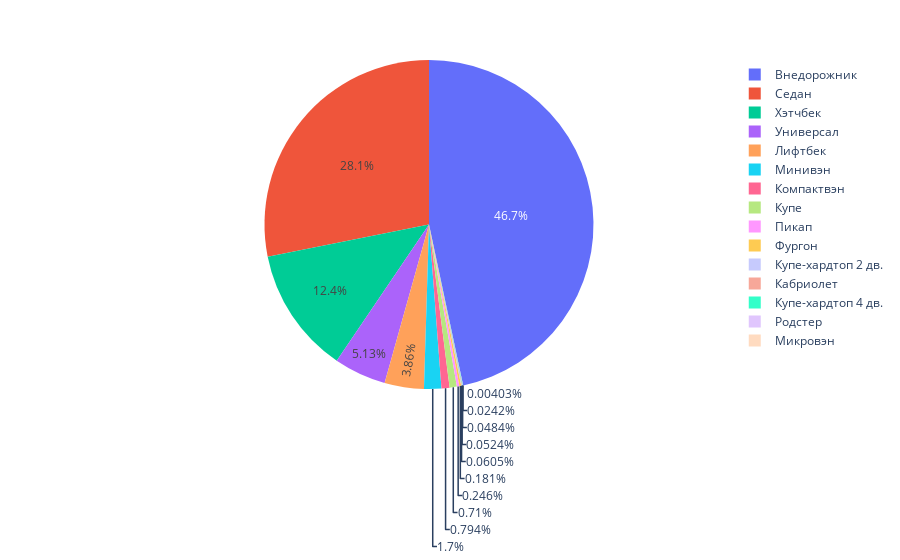

Source (notebook cell):
### Code cell
px.pie(df_prepared, "тип")

### Figure 1 — Plotly figure (JSON) as saved in the notebook; plotly's stock layout.template omitted (floating-point values rounded to 4 significant figures; data arrays with more than 128 entries replaced by an {"elided": "..."} marker saying what was removed)
{"data": [{"domain": {"x": [0, 1], "y": [0, 1]}, "hovertemplate": "тип=%{label}<extra></extra>", "labels": {"elided": "24806 str values"}, "legendgroup": "", "name": "", "showlegend": true, "type": "pie"}], "layout": {"legend": {"tracegroupgap": 0}, "margin": {"t": 60}}}
